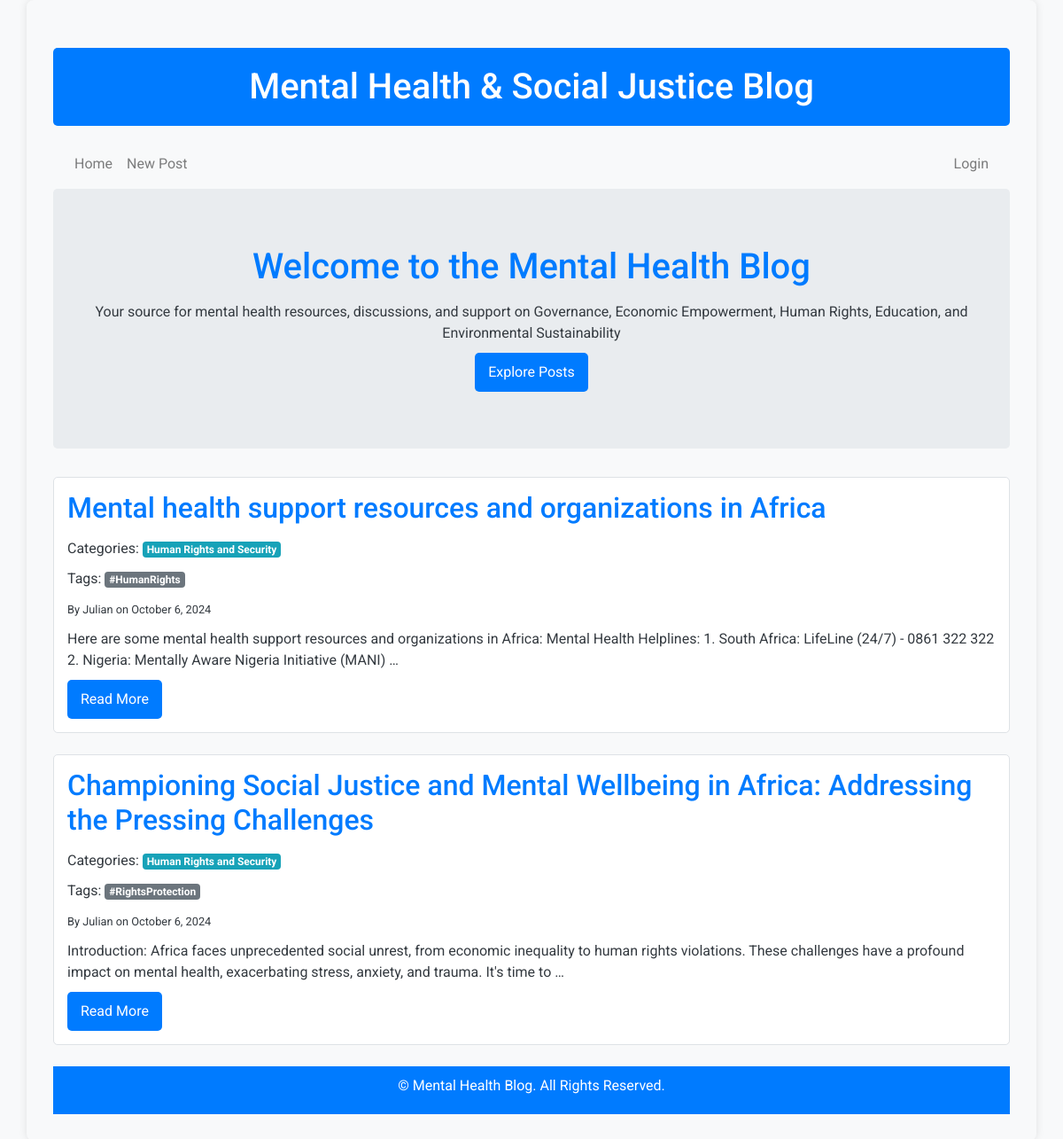
Screenshot of /blog/ with the database file from the repository.
### blog/models.py (models this page shows, shortened)
class Post(models.Model):
    title = models.CharField(max_length=200)
    content = models.TextField()
    author = models.ForeignKey(User, on_delete=models.CASCADE)
    created_at = models.DateTimeField(auto_now_add=True)
    updated_at = models.DateTimeField(auto_now=True)
    categories = models.ManyToManyField(Category, related_name='posts')
    tags = models.ManyToManyField(Tag, related_name='posts')

class Category(models.Model):
    name = models.CharField(max_length=100)

class Tag(models.Model):
    name = models.CharField(max_length=100)

### blog/views.py (the view)
# urls.py: path('', lambda request: redirect('post_list')),  # Redirect root URL to blog's post list
def post_list(request):
    posts = Post.objects.all().order_by('-created_at')
    return render(request, 'blog/post_list.html', {'posts': posts})

### blog/templates/blog/post_list.html
{% extends 'blog/base.html' %}
{% block content %}
<div class="jumbotron text-center">
    <h1>Welcome to the Mental Health Blog</h1>
    <p>Your source for mental health resources, discussions, and support on Governance, Economic Empowerment, Human Rights, Education, and Environmental Sustainability</p>
    <a class="btn btn-primary" href="{% url 'post_list' %}">Explore Posts</a>
</div>
<div class="mt-4">
    {% if posts %}
        {% for post in posts %}
        <div class="post mb-4">
            <h2><a href="{% url 'post_detail' post.pk %}">{{ post.title }}</a></h2>
            <p>Categories:
                {% for category in post.categories.all %}
                    <span class="badge badge-info">{{ category.name }}</span>
                {% empty %}
                    <span>No categories</span>
                {% endfor %}
            </p>
            <p>Tags:
                {% for tag in post.tags.all %}
                    <span class="badge badge-secondary">{{ tag.name }}</span>
                {% empty %}
                    <span>No tags</span>
                {% endfor %}
            </p>
            <p><small>By {{ post.author }} on {{ post.created_at|date:"F j, Y" }}</small></p>
            <p>{{ post.content|truncatewords:30 }}</p>
            <a class="btn btn-primary" href="{% url 'post_detail' post.pk %}">Read More</a>
        </div>
        {% endfor %}
    {% else %}
        <p>No posts available at the moment. Please check back later.</p>
    {% endif %}
</div>
{% endblock %}

### blog/templates/blog/base.html (shortened to what this page needs)
{% load static %}
<!DOCTYPE html>
<html lang="en">
<head>
    <link rel="stylesheet" href="https://maxcdn.bootstrapcdn.com/bootstrap/4.5.2/css/bootstrap.min.css">
    <link rel="stylesheet" href="{% static 'css/style.css' %}">
</head>
<body>
    <div class="container">
        <header>
            <h1 class="text-center mt-4">Mental Health & Social Justice Blog</h1>
            <nav class="navbar navbar-expand-lg navbar-light bg-light">
                <div class="collapse navbar-collapse" id="navbarSupportedContent">
                    <ul class="navbar-nav mr-auto">
                        <li class="nav-item"><a class="nav-link" href="{% url 'post_list' %}">Home</a></li>
                        <li class="nav-item"><a class="nav-link" href="{% url 'post_create' %}">New Post</a></li>
                    </ul>
                    <ul class="navbar-nav ml-auto">
                        {% if user.is_authenticated %}
                            <li class="nav-item"><a class="nav-link" href="{% url 'account_logout' %}">Logout</a></li>
                        {% else %}
                            <li class="nav-item"><a class="nav-link" href="{% url 'account_login' %}">Login</a></li>
                        {% endif %}
                    </ul>
                </div>
            </nav>
        </header>
        <main>
            {% block content %}{% endblock %}
        </main>
        <footer class="text-center mt-4">
            <p>&copy; {{ now|date:"Y" }} Mental Health Blog. All Rights Reserved.</p>
        </footer>
    </div>
</body>
</html>

### static/css/style.css (style rules this page uses)
body { background-color: #f8f9fa; color: #343a40; font-family: 'Roboto', sans-serif; }
h1, h2, h3 { color: #007bff; margin-bottom: 15px; }
h1.text-center { background-color: #007BFF; color: white; padding: 20px; border-radius: 5px; text-align: center; }
p { margin-bottom: 10px; }
footer { margin-top: 20px; padding: 10px; background-color: #007bff; color: white; text-align: center; }
.nav-link { color: #007bff; }
.post { border: 1px solid #dee2e6; border-radius: 5px; padding: 15px; margin-bottom: 20px; background-color: white; }
.btn { background-color: #007bff; color: white; border: none; padding: 10px 15px; border-radius: 5px; cursor: pointer; text-decoration: none; }
.container { background-color: #f8f9fa; padding: 30px; border-radius: 8px; box-shadow: 0 0 10px rgba(0, 0, 0, 0.1); }
h2 { color: #dc3545; }

### rows the page displays
Post: title "Mental health support resources and organizations in Africa", author "Julian", created_at "October 6, 2024", content "Here are some mental health support resources and organizations in Africa: Mental Health Helplines: 1. South Africa: LifeLine (24/7) - 0861 322 322 2. Nigeria: Mentally Aware Nigeria Initiative (MANI) …"
Category: name "Human Rights and Security"
Tag: name "#HumanRights"
Post: title "Championing Social Justice and Mental Wellbeing in Africa: Addressing the Pressing Challenges", author "Julian", created_at "October 6, 2024", content "Introduction: Africa faces unprecedented social unrest, from economic inequality to human rights violations. These challenges have a profound impact on mental health, exacerbating stress, anxiety, and trauma. It's time to …"
Tag: name "#RightsProtection"
